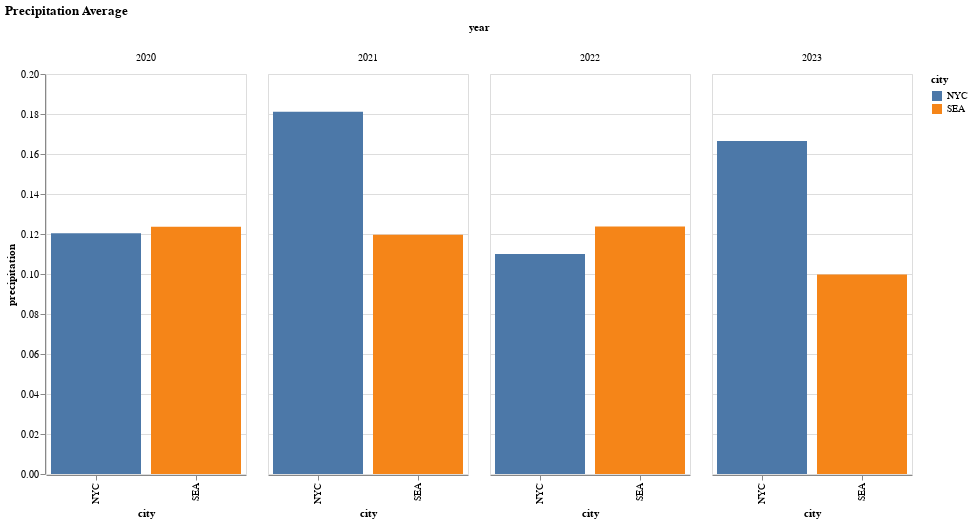

The notebook cell saved with this chart:
### Markdown cell above
The code below creates a histogram chart showing the average precipitation of each city by year.

### Code cell
df_avg_precipitation = df_rainfall.groupby(['city', 'year']).agg({'precipitation': 'mean'}).reset_index()
alt.Chart(df_avg_precipitation).mark_bar().encode(
    x='city:O',
    y='precipitation:Q',
    color='city:N',
    column='year:O'
).properties(
    width=200,
    height=400,
    title='Precipitation Average'
)

### Figure 1 — Vega-Lite specification as saved in the notebook (floating-point values rounded to 4 significant figures)
{"config": {"view": {"continuousWidth": 400, "continuousHeight": 300}}, "data": {"name": "data-e100c8ef60abaefb66805f64c07540d0"}, "mark": "bar", "encoding": {"color": {"field": "city", "type": "nominal"}, "column": {"field": "year", "type": "ordinal"}, "x": {"field": "city", "type": "ordinal"}, "y": {"field": "precipitation", "type": "quantitative"}}, "height": 400, "title": "Precipitation Average", "width": 200, "$schema": "https://vega.github.io/schema/vega-lite/v4.17.0.json", "datasets": {"data-e100c8ef60abaefb66805f64c07540d0": [{"city": "NYC", "year": 2020, "precipitation": 0.1204}, {"city": "NYC", "year": 2021, "precipitation": 0.1811}, {"city": "NYC", "year": 2022, "precipitation": 0.11}, {"city": "NYC", "year": 2023, "precipitation": 0.1665}, {"city": "SEA", "year": 2020, "precipitation": 0.1236}, {"city": "SEA", "year": 2021, "precipitation": 0.1196}, {"city": "SEA", "year": 2022, "precipitation": 0.1237}, {"city": "SEA", "year": 2023, "precipitation": 0.0998}]}}
